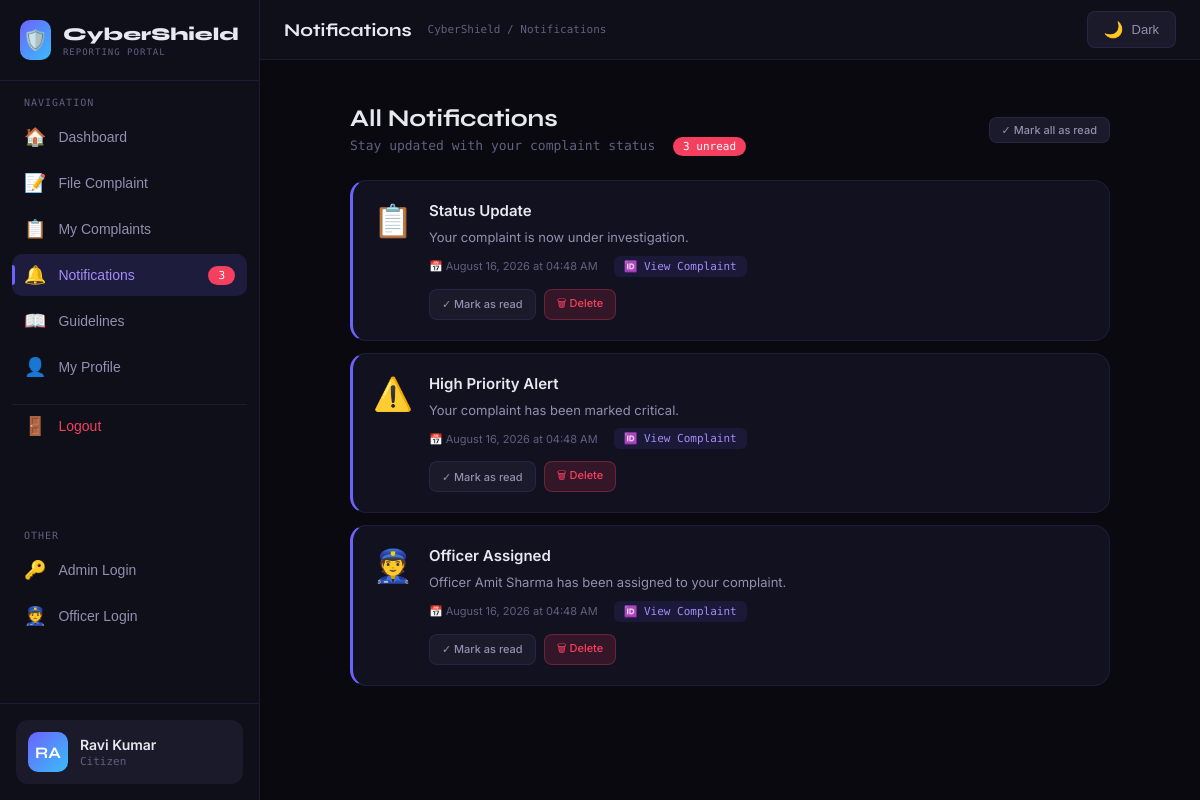
Screenshot of /notifications.php (signed in) with the database file from the repository.
### tables this page shows
CREATE TABLE IF NOT EXISTS notifications (
    id INT AUTO_INCREMENT PRIMARY KEY,
    user_id INT,
    complaint_id INT NULL,
    complaint_num VARCHAR(50),
    title VARCHAR(200) NOT NULL,
    message TEXT NOT NULL,
    is_read BOOLEAN DEFAULT FALSE,
    created_at TIMESTAMP DEFAULT CURRENT_TIMESTAMP,
    FOREIGN KEY (user_id) REFERENCES users(id) ON DELETE CASCADE,
    FOREIGN KEY (complaint_id) REFERENCES complaints(id) ON DELETE CASCADE
);

### notifications.php (the view, shortened to what this page needs)
<?php
$conn = getConnection();
$userId = $_SESSION['user_id'];
$stmt = $conn->prepare("SELECT * FROM notifications WHERE user_id = ? ORDER BY created_at DESC");
$stmt->bind_param("i", $userId);
$stmt->execute();
$notifications = $stmt->get_result();
?>
<?php include 'includes/header.php'; ?>
<?php include 'includes/sidebar.php'; ?>
<div class="notification-page" style="max-width: 800px; margin: 0 auto;">
    <div style="display: flex; justify-content: space-between; align-items: center; margin-bottom: 24px;">
        <div>
            <div class="section-title">All Notifications</div>
            <div class="section-subtitle">
                Stay updated with your complaint status
                <?php if ($unreadCount > 0): ?>
                    <span class="badge" style="background: var(--danger); margin-left: 10px;"><?php echo $unreadCount; ?> unread</span>
                <?php endif; ?>
            </div>
        </div>
        <?php if ($unreadCount > 0): ?>
            <form method="POST">
                <button type="submit" name="mark_all_read" class="btn btn-ghost btn-sm">✓ Mark all as read</button>
            </form>
        <?php endif; ?>
    </div>
    <?php if ($notifications->num_rows == 0): ?>
        <div class="card" style="text-align: center; padding: 60px 20px;">
            <div style="font-size: 64px; margin-bottom: 16px;">🔔</div>
            <div class="section-title" style="margin-bottom: 8px;">No notifications yet</div>
            <div class="section-subtitle">You'll receive notifications about your complaint status here</div>
            <button class="btn btn-primary btn-sm" onclick="location.href='file-complaint.php'" style="margin-top: 20px;">📝 File a Complaint</button>
        </div>
    <?php else: ?>
        <?php while ($notif = $notifications->fetch_assoc()): ?>
            <div class="card" style="margin-bottom: 12px; <?php echo !$notif['is_read'] ? 'border-left: 3px solid var(--accent);' : ''; ?>">
                <div style="padding: 20px; display: flex; gap: 16px;">
                    <div style="font-size: 32px;">
                        <?php
                        if (strpos($notif['title'], 'Resolved') !== false) echo '✅';
                        elseif (strpos($notif['title'], 'Fake') !== false) echo '⚠️';
                        elseif (strpos($notif['title'], 'Assigned') !== false) echo '👮';
                        elseif (strpos($notif['title'], 'Status') !== false) echo '📋';
                        elseif (strpos($notif['title'], 'Alert') !== false) echo '⚠️';
                        else echo '🔔';
                        ?>
                    </div>
                    <div style="flex: 1;">
                        <div class="notification-title" style="font-weight: <?php echo !$notif['is_read'] ? '600' : '400'; ?>">
                            <?php echo htmlspecialchars($notif['title']); ?>
                        </div>
                        <div class="notification-message" style="color: var(--text2); margin: 8px 0;">
                            <?php echo htmlspecialchars($notif['message']); ?>
                        </div>
                        <div style="display: flex; gap: 16px; align-items: center; flex-wrap: wrap;">
                            <span style="font-size: 11px; color: var(--text3);">
                                📅 <?php echo date('F d, Y \a\t h:i A', strtotime($notif['created_at'])); ?>
                            </span>
                            <?php if ($notif['complaint_id']): ?>
                                <a href="complaint-detail.php?id=<?php echo $notif['complaint_id']; ?>" class="cid" style="text-decoration: none;">
                                    🆔 View Complaint
                                </a>
                            <?php endif; ?>
                        </div>
                        <div style="display: flex; gap: 8px; margin-top: 12px;">
                            <?php if (!$notif['is_read']): ?>
                                <a href="?mark_read=<?php echo $notif['id']; ?>" class="btn btn-ghost btn-sm">✓ Mark as read</a>
                            <?php endif; ?>
                            <a href="?delete=<?php echo $notif['id']; ?>" class="btn btn-danger btn-sm" onclick="return confirm('Delete this notification?')">🗑 Delete</a>
                        </div>
                    </div>
                </div>
            </div>
        <?php endwhile; ?>
    <?php endif; ?>
</div>
<?php include 'includes/footer.php'; ?>

### css/style.css (style rules this page uses)
:root { --bg: #09090f; --bg2: #0f0f1a; --bg3: #14141f; --bg4: #1a1a2a; --border: rgba(120,120,255,0.12); --border2: rgba(120,120,255,0.22); --accent: #6c63ff; --accent2: #a78bfa; --accent3: #38bdf8; --danger: #f43f5e; --warning: #f59e0b; --success: #10b981; --text: #e8e8f0; --text2: #9090b0; --text3: #606080; --card: #111120; --card2: #161628; --mono: 'DM Mono', monospace; --sans: 'Inter', sans-serif; --display: 'Syne', sans-serif; }
* { margin: 0; padding: 0; box-sizing: border-box; }
body { font-family: var(--sans); background: var(--bg); color: var(--text); min-height: 100vh; overflow-x: hidden; }
.badge { margin-left: auto; background: var(--danger); color: white; font-size: 10px; font-family: var(--mono); padding: 2px 6px; border-radius: 20px; }
.btn { display: inline-flex; align-items: center; gap: 8px; padding: 8px 20px; border-radius: 10px; font-size: 13px; font-weight: 600; cursor: pointer; border: none; transition: all 0.15s; font-family: var(--sans); text-decoration: none; }
.btn-ghost { background: transparent; border: 1px solid var(--border2); color: var(--text2); }
.btn-danger { background: rgba(244,63,94,0.15); border: 1px solid rgba(244,63,94,0.3); color: var(--danger); }
.btn-sm { padding: 6px 14px; font-size: 12px; }
.card { background: var(--card); border: 1px solid var(--border); border-radius: 16px; overflow: hidden; }
.cid { font-family: var(--mono); font-size: 11px; color: var(--accent2); background: rgba(108,99,255,0.1); padding: 4px 10px; border-radius: 6px; }
.section-title { font-family: var(--display); font-size: 18px; font-weight: 700; color: var(--text); }
.section-subtitle { font-size: 12px; color: var(--text3); font-family: var(--mono); margin-top: 4px; }

### includes/sidebar.php (style rules this page uses)
.btn { padding: 8px 16px; border-radius: 8px; font-weight: 500; cursor: pointer; transition: all 0.2s; border: none; font-size: 13px; }
.btn-ghost { background: var(--bg3); color: var(--text2); border: 1px solid var(--border); }
.btn-danger { background: #f43f5e; color: white; }

### notifications.php (style rules this page uses)
.notification-page { margin: 0 auto; padding: 20px; }
.section-title { font-family: var(--display); font-size: 24px; font-weight: 700; color: var(--text); margin-bottom: 4px; }
.section-subtitle { font-size: 13px; color: var(--text3); font-family: var(--mono); }
.badge { display: inline-block; padding: 3px 10px; border-radius: 20px; font-size: 11px; font-weight: 500; }
.card { background: var(--card); border: 1px solid var(--border); border-radius: 16px; overflow: hidden; transition: all 0.2s; }
.btn { display: inline-flex; align-items: center; gap: 6px; padding: 6px 12px; border-radius: 8px; font-size: 12px; font-weight: 500; cursor: pointer; transition: all 0.2s; text-decoration: none; }
.btn-sm { padding: 5px 12px; font-size: 11px; }
.btn-ghost { background: var(--bg4); color: var(--text2); border: 1px solid var(--border); }
.btn-danger { background: rgba(244, 63, 94, 0.15); color: #f43f5e; border: 1px solid rgba(244, 63, 94, 0.3); }
.notification-title { font-size: 15px; color: var(--text); margin-bottom: 4px; }
.notification-message { font-size: 13px; line-height: 1.5; }
.cid { font-family: var(--mono); font-size: 11px; color: var(--accent2); background: rgba(108, 99, 255, 0.1); padding: 4px 10px; border-radius: 6px; display: inline-block; }

### rows the page displays
notifications: title "Status Update", message "Your complaint is now under investigation.", created_at "August 16, 2026 at 04:48 AM"
notifications: title "High Priority Alert", message "Your complaint has been marked critical.", created_at "August 16, 2026 at 04:48 AM"
notifications: title "Officer Assigned", message "Officer Amit Sharma has been assigned to your complaint.", created_at "August 16, 2026 at 04:48 AM"

### other values shown
$unreadCount "3"
$initials "RA"
$userName "Ravi Kumar"
$userRole "Citizen"
$pageTitle "Notifications"
